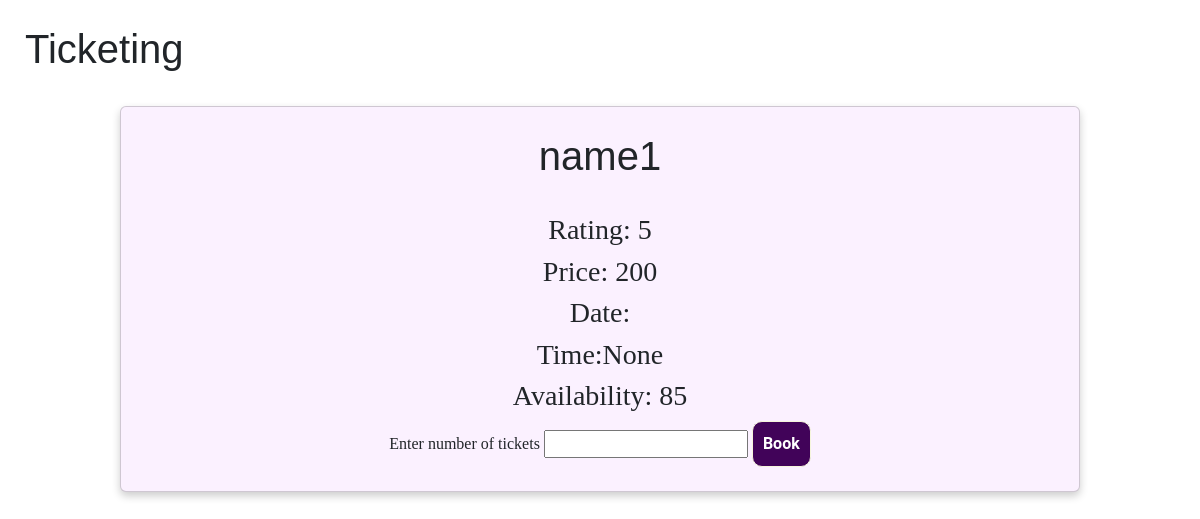
The page /booking/1 on the database as committed earlier.
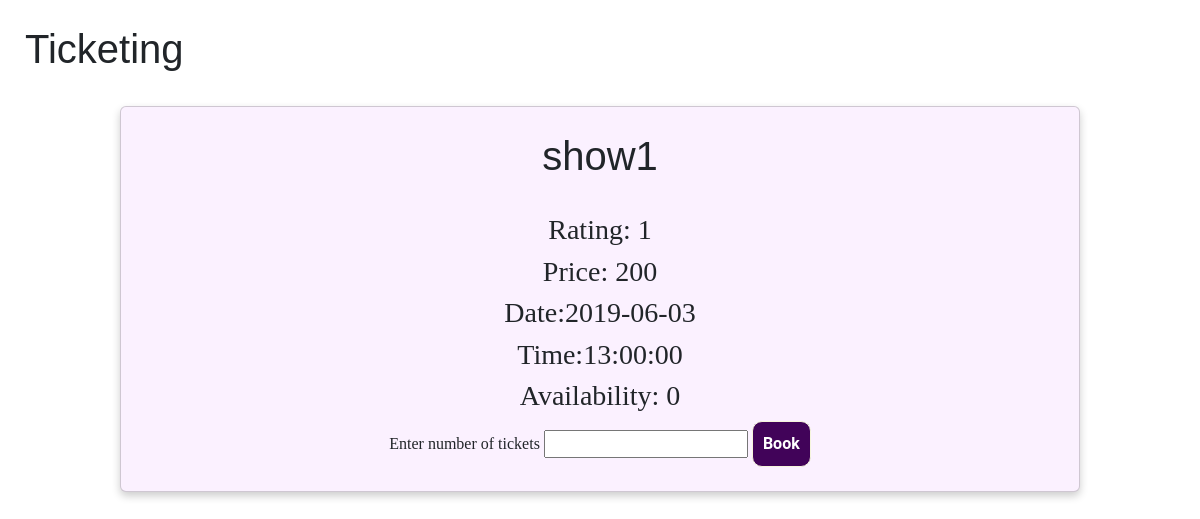
The same page on the database as committed later.
### app.py (models this page shows)
class Shows(db.Model):
    _tablename_ = 'shows'
    show_id = db.Column(db.Integer, primary_key=True, autoincrement=True)
    show_name = db.Column(db.String, unique=True, nullable=False)
    rating = db.Column(db.Integer)
    price = db.Column(db.Integer, nullable=False)
    date = db.Column(db.String)
    time = db.Column(db.String)
    availability=db.Column(db.Integer)
    venue_id = db.Column(db.Integer, db.ForeignKey('venue.venue_id'))
    ratingno = db.Column(db.Integer)

### app.py (the view)
@app.route('/booking/<show_id>',methods=['GET'])
def ticketBooking(show_id):
    conn = sqlite3.connect("database.sqlite3")
    cur = conn.cursor()
    sql1="""select * from shows where show_id=?"""
    cur.execute(sql1,(show_id,))
    shows=cur.fetchall()
    cur.close()
    return render_template('book_ticket.html',shows=shows[0])

### templates/book_ticket.html (shortened to what this page needs)
{% extends "base.html" %}
{% block body %}
<h1>Ticketing</h1>
<div class="card">
    <h1>{{shows[1]}}</h1>
    <div>
        <h3>Rating: {{shows[2]}} </h3>
    </div>
    <div>
        <h3>Price: {{shows[3]}}</h3>
    </div>
    <div>
        <h3>Date:{{shows[4]}} </h3>
    </div>
    <div>
        <h3>Time:{{shows[5]}} </h3>
    </div>
    <div>
        <h3>Availability: {{shows[7]}}</h3>
    </div>
    <form method="POST" action ='/book_ticket/{{shows[0]}}'>
    <label>Enter number of tickets</label>
    <input type="number" name="tickets"/>
    <button type="submit" >Book</button>
    </form>
</div>
{% endblock%}

### templates/base.html (shortened to what this page needs)
<!DOCTYPE html>
<html lang="en">
    <head>
        <link href="{{ url_for('static', filename='css/bootstrap.min.css') }}" rel="stylesheet">
        <link rel="stylesheet" href="/static/style.css">
    </head>
    <body>
        {% block body %} {% endblock %}
    </body>
</html>

### static/style.css (style rules this page uses)
* { margin: 0px; padding: 0px; font-family: Cambria, Cochin, Georgia, Times, "Times New Roman", serif; box-sizing: border-box; }
body { font-size: 1rem; }
button { border: 1px solid beige; color: white; outline: none; border-radius: 10px; padding: 10px; cursor: pointer; text-decoration: none; font-family: "Roboto", sans-serif; font-weight: bolder; background-color: rgb(65, 3, 89); }
h1 { font-family: "Trebuchet MS", "Lucida Sans Unicode", "Lucida Grande", "Lucida Sans", Arial, sans-serif; padding: 25px; }
.card { box-shadow: 0 4px 8px 0 rgba(0, 0, 0, 0.2); background-color: #fbf1ff; width: 80%; margin: auto; text-align: center; font-family: arial; margin-bottom:5vh; padding: 3vh; padding-top: 0; }

Rows that differ between the two databases and show on the page:
changed Shows: show_name "name1" → "show1"; rating "5" → "1"; date (not shown) → "2019-06-03"; time (not shown) → "13:00:00"; availability "85" → "0"
Other text that changed with them:
{{ shows[5] }}: "None" → (not shown)
